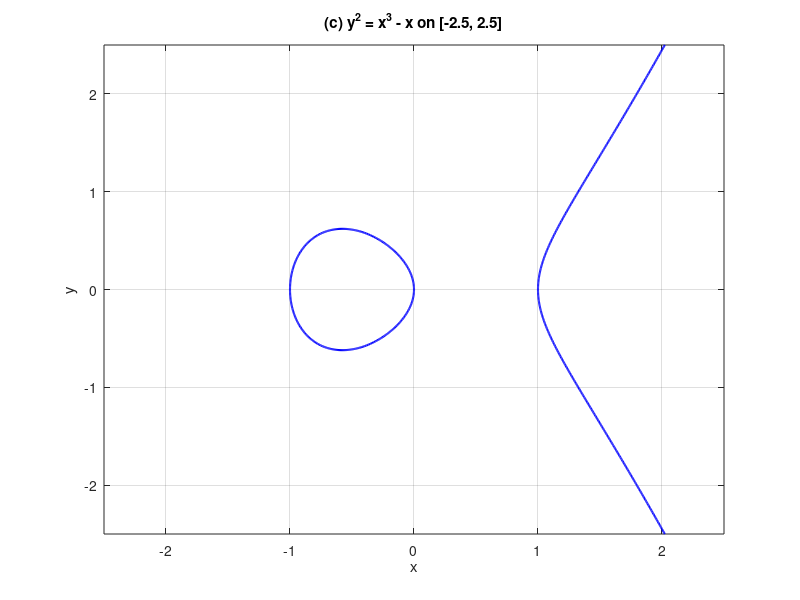

The MATLAB source for this figure:
x = linspace(-2.5, 2.5, 600);
y = linspace(-2.5, 2.5, 600);
[ X, Y ] = meshgrid(x, y);
Z = Y.^ 2 - X.^ 3 + X;
figure;
contour(X, Y, Z, [0 0], 'b', 'LineWidth', 1.5);
title('(c) y^2 = x^3 - x on [-2.5, 2.5]');
xlabel('x');
ylabel('y');
xlim([-2.5 2.5]);
ylim([-2.5 2.5]);
grid on;
